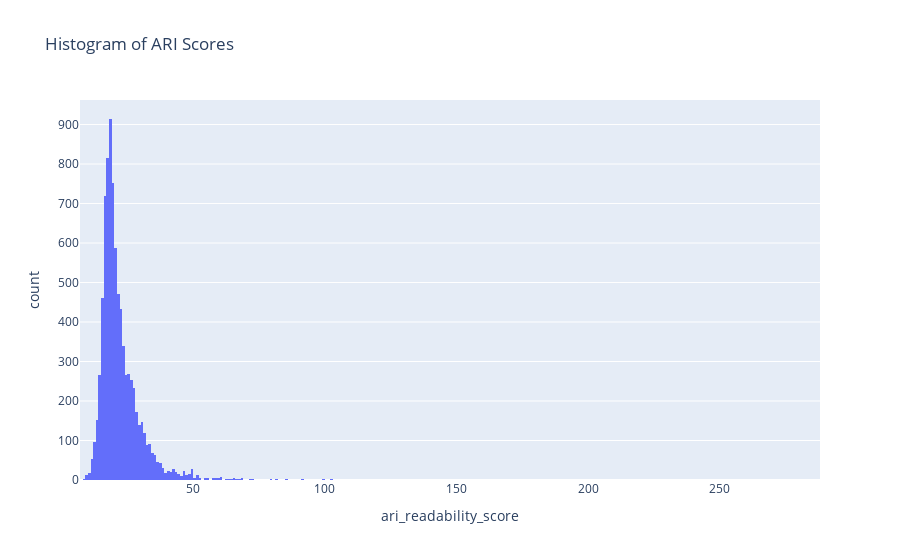

Here is the notebook cell this chart was saved with:
### Code cell
df["ari_readability_score"] = df.text.apply(lambda x : textstat.textstat.automated_readability_index(x))
fig = px.histogram(df, x="ari_readability_score", title = "Histogram of ARI Scores")
fig.show()

### Figure 1 — Plotly figure (JSON) as saved in the notebook; plotly's stock layout.template omitted (floating-point values rounded to 4 significant figures; data arrays with more than 128 entries replaced by an {"elided": "..."} marker saying what was removed)
{"data": [{"alignmentgroup": "True", "bingroup": "x", "hovertemplate": "ari_readability_score=%{x}<br>count=%{y}<extra></extra>", "legendgroup": "", "marker": {"color": "#636efa", "pattern": {"shape": ""}}, "name": "", "offsetgroup": "", "orientation": "v", "showlegend": false, "type": "histogram", "x": {"elided": "8446 float values"}, "xaxis": "x", "yaxis": "y"}], "layout": {"barmode": "relative", "legend": {"tracegroupgap": 0}, "title": {"text": "Histogram of ARI Scores"}, "xaxis": {"anchor": "y", "domain": [0, 1], "title": {"text": "ari_readability_score"}}, "yaxis": {"anchor": "x", "domain": [0, 1], "title": {"text": "count"}}}}
